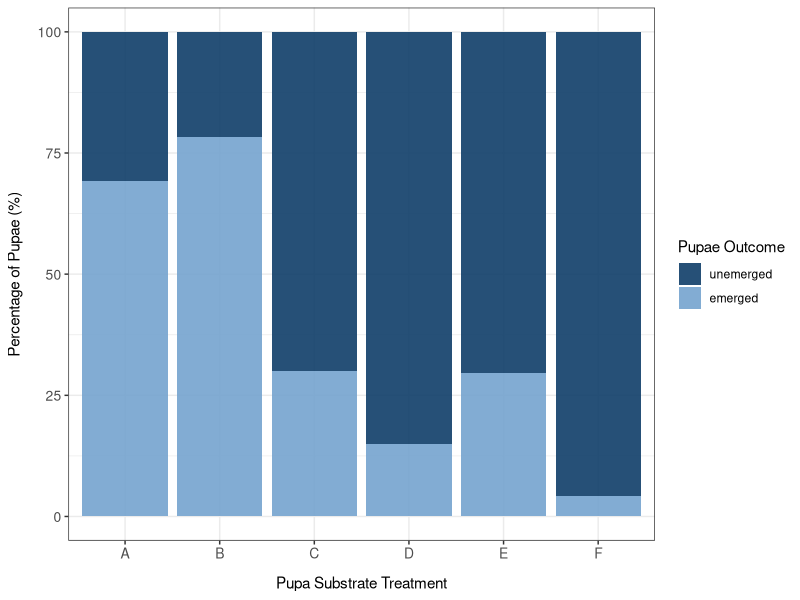
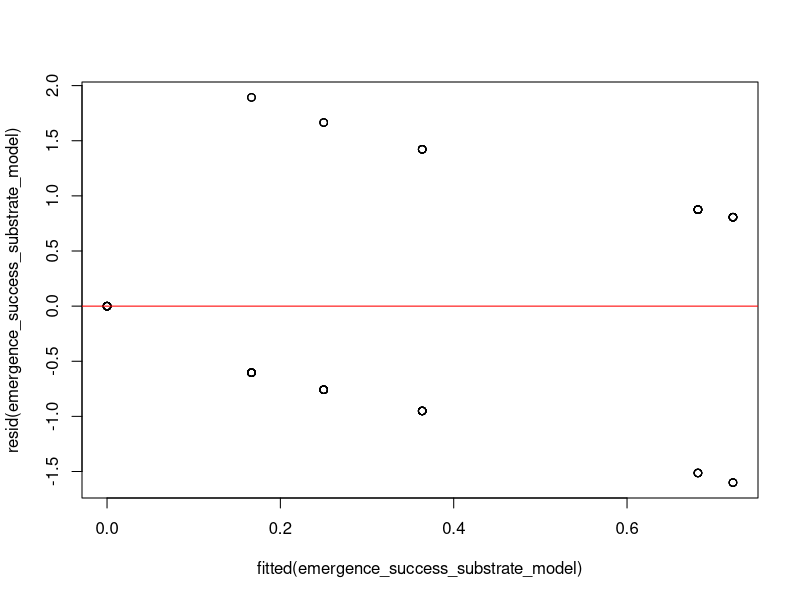
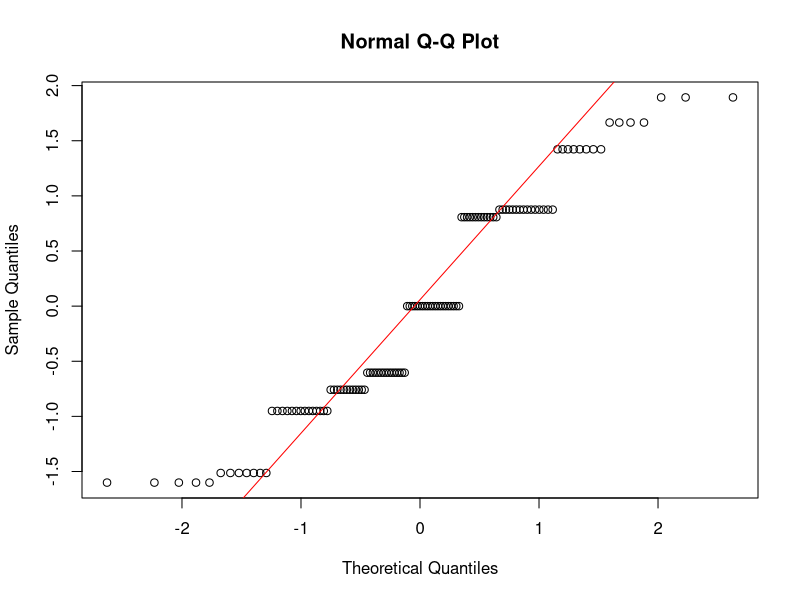
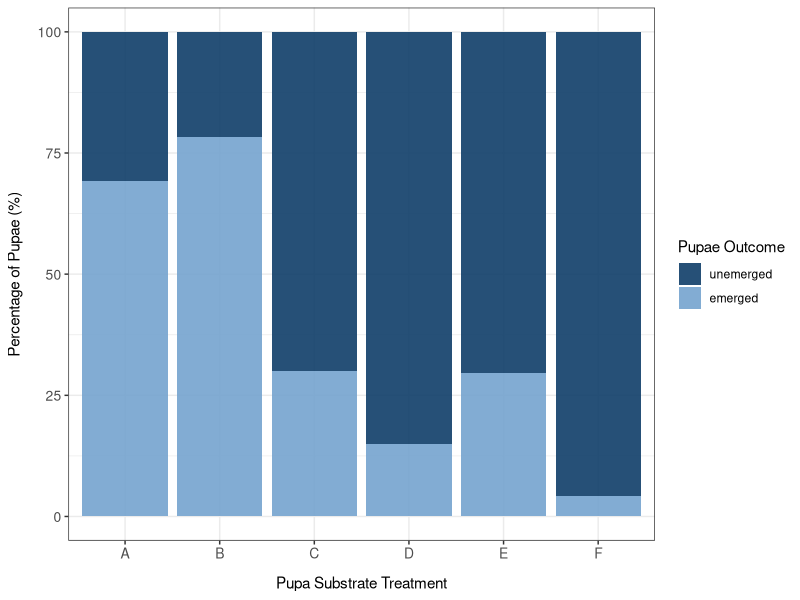

Source code (R) for these figures, in order:
#### DESCRIPTION ####

# This script analyses the data on the effect of six substrate treatments on 
# winter moth pupal emergence success

#### SET UP ####

# packages
library(here)
library(tidyverse)

# data
pupae <- read.csv(here("data_files", "pupa_emergence.csv"))

#### PLOT #### 

# filter the data for emergence and non-emergence 
pupal_emergence_success <- pupae %>%
  mutate(pupa_outcome_grouped = case_when(
    pupa_outcome %in% c('unemerged viable', 'unemerged not viable', 'unemerged fully developed moth') ~ 'unemerged',
    TRUE ~ pupa_outcome)) %>%
  filter(pupa_outcome_grouped %in% c('emerged', 'unemerged'))

# calculate the percentage emerged or unemerged in each substrate treatment 
emergence_success_percentages <- pupal_emergence_success %>%
  group_by(substrate_treatment, pupa_outcome_grouped) %>%
  summarize(count = n(), .groups = "drop") %>%
  group_by(substrate_treatment) %>%
  mutate(percentage = count / sum(count) * 100)

# change the order of the of outcomes for plotting 
emergence_success_percentages$pupa_outcome_grouped <- factor(emergence_success_percentages$pupa_outcome_grouped, 
                                                             levels = c( "unemerged", "emerged"))


# plot pupal emergence success across substrate treatments 
emergence_success_substrate_treatments_plot <- ggplot(emergence_success_percentages,
                                      aes(x = substrate_treatment, 
                                          y = percentage, 
                                          fill = pupa_outcome_grouped)) +
  geom_bar(stat = "identity",
           alpha = 0.9) +
  labs(x = "Pupa Substrate Treatment",
       y = "Percentage of Pupae (%)",
       fill = "Pupae Outcome") +
  scale_fill_manual(values = c("emerged" = "#75a3ce",
                               "unemerged" = "#0f3d68")) +
  theme_bw() +
  theme(plot.title = element_text(hjust = 0.5, 
                                  face = "bold", 
                                  size = 11),
        axis.title = element_text(size = 11),
        axis.text = element_text(size = 10), 
        axis.title.x = element_text(margin = margin(t = 10)), 
        axis.title.y = element_text(margin = margin(r = 10)))

# look at the output
emergence_success_substrate_treatments_plot

# save as a png in the figures folder 
ggsave(here("figures", "figureS2.png"), 
       plot = emergence_success_substrate_treatments_plot, width = 6, height = 4, dpi = 300)

#### MODEL ####

# assign a binary outcome 
pupal_emergence_success <- pupal_emergence_success %>%
  mutate(survival_binary = case_when(
    pupa_outcome_grouped == "emerged" ~ 1,
    pupa_outcome_grouped == "unemerged" ~ 0))

# filter the data to remove the control
emergence_success_minus_control <- pupal_emergence_success %>%
  filter(pupa_temperature_treatment != "ambient") 

# model the effect of substrate treatment on pupal emergence 
emergence_success_substrate_model <- glm(survival_binary ~ substrate_treatment, 
                                         family = binomial(link = "logit"), 
                                         data = emergence_success_minus_control)

# look at the output 
summary(emergence_success_substrate_model)

#### CHECK FIT #### 

# compare the full model to a null model
full_model <- glm(survival_binary ~ substrate_treatment, family = binomial(link = "logit"), data = emergence_success_minus_control)
null_model <- glm(survival_binary ~ 1, family = binomial(link = "logit"), data = emergence_success_minus_control)

anova(full_model, null_model, test = "Chisq")

#### CHECK ASSUMPTIONS ####

# check the assumption of equal variance by plotting the residuals vs fitted values 
plot(fitted(emergence_success_substrate_model), resid(emergence_success_substrate_model)) 
abline(h = 0, col = "red")

# check the normality of the residuals 
qqnorm(resid(emergence_success_substrate_model)) 
qqline(resid(emergence_success_substrate_model), col = "red")
